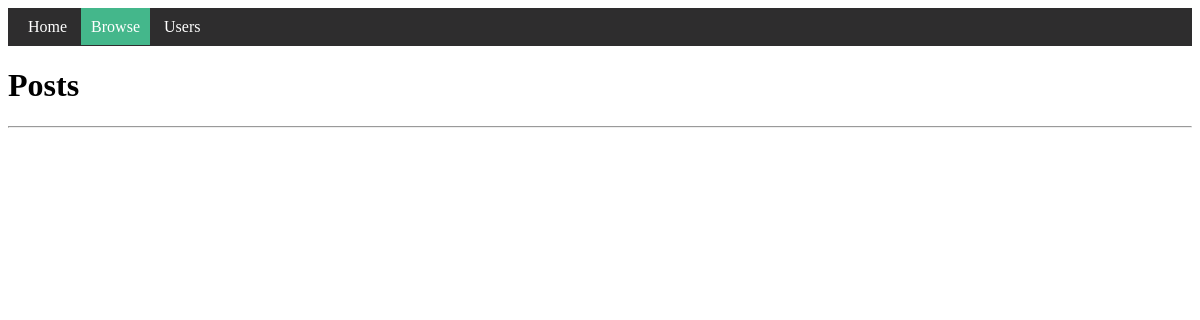
/post/list, run on an earlier commit of the app's database.
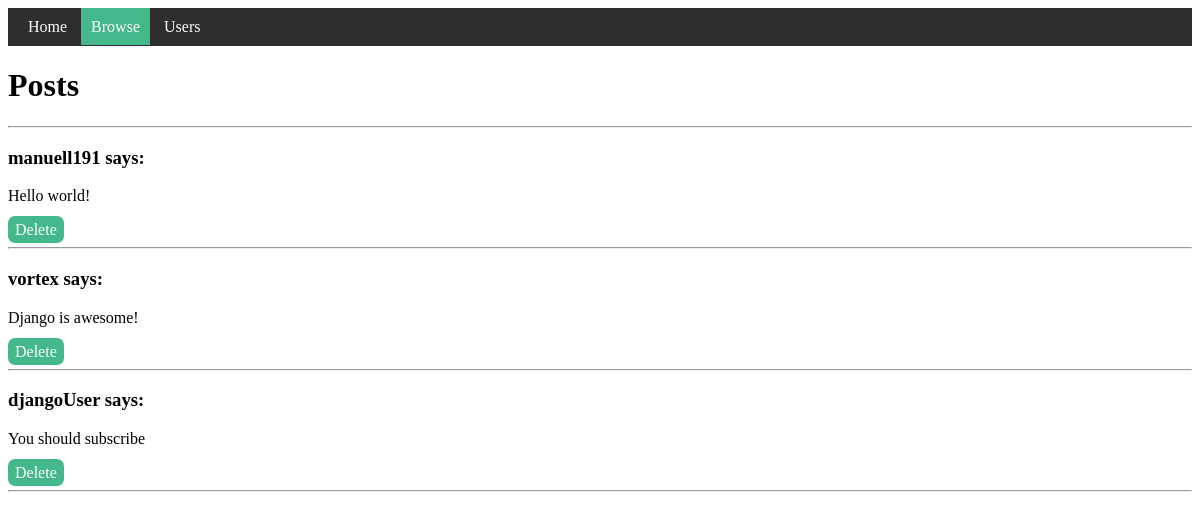
And on a later commit of the database.
### twitterapp/models.py (models this page shows, shortened)
class Post(models.Model):
    content = models.CharField(max_length=200)
    user = models.ForeignKey(User, on_delete=models.CASCADE)

class User(models.Model):
    username = models.CharField(max_length=30)
    bio = models.CharField(max_length=200, default="", blank=True)

### twitterapp/views.py (the view)
# urls.py: path('post/list', views.PostList.as_view(), name='postlist'),
class PostList(ListView):
    model = Post
    template_name = 'post_list.html'

### twitterapp/templates/post_list.html
{% extends './base.html' %}
{% load static %}
{% block head %}
<link rel="stylesheet" href="{% static 'styles.css' %}">
{% endblock %}
{% block content %}
<div class="navbar">
    <a href="{% url 'home' %}">Home</a>
    <a class="here" href="{% url 'postlist' %}">Browse</a>
    <a href="{% url 'userlist' %}">Users</a>
</div>
<h1>Posts</h1>
<hr>
{% for post in post_list %}
<div>
    <h3><a class="username" href="{% url 'userprofile' post.user.id %}">{{ post.user.username }} says:</a></h3>
    <p>{{ post.content }}</p>
    <a class="button" href="{% url 'postdelete' post.id %}">Delete</a>
</div>
<hr>
{% endfor %}
{% endblock %}

### twitterapp/templates/base.html
<!DOCTYPE html>
<html>
    <head>
        {% block head %}
        {% endblock %}
    </head>
    <body>
        {% block content %}
        {% endblock %}
    </body>
</html>

### twitterapp/static/styles.css (style rules this page uses)
.navbar { background-color: #2E2D2E; padding: 10px; }
.navbar a.here { background-color: #44B78B; color: white; padding: 10px; text-align: center; text-decoration: none; }
.navbar a { color: white; padding: 10px; text-align: center; text-decoration: none; }
.button { background-color: #44B78B; color: white; padding: 5px 7px; text-decoration: none; border-radius: 7px; border: none; }
.username { text-decoration: none; color: black; }

What changed in the data, as far as the page shows it:
added Post: user.username "manuell191", content "Hello world!"
added Post: user.username "vortex", content "Django is awesome!"
added Post: user.username "djangoUser", content "You should subscribe"
